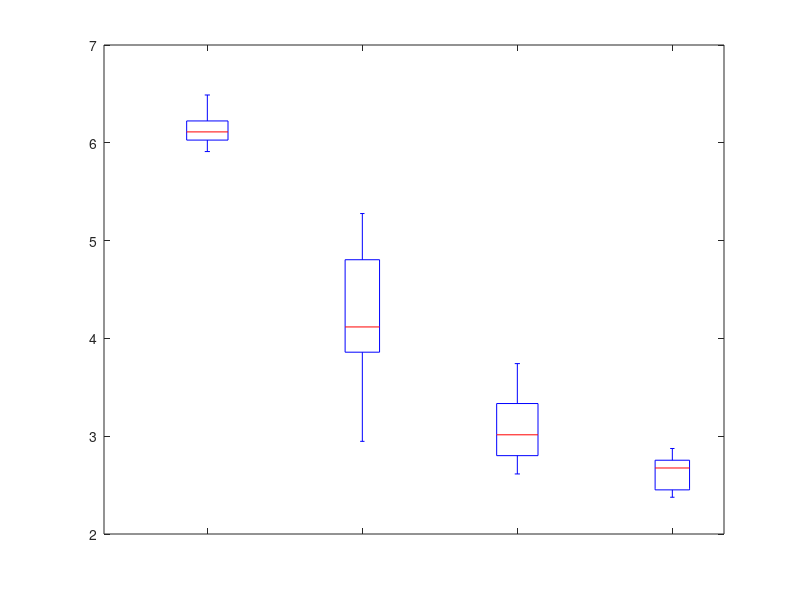

Here is the MATLAB script that generated this plot: (Note: this script raises an error after producing the figure.)
clearvars

%% mechanical measurement data

E_0hr = [481.4255655; 412.2668481; 657.7951082; 422.4702217; 368.86; 512.4];
E_3hr = [61.38749937; 122.0448621; 47.42; 19.057; 195.74];
E_6hr = [42.19193007; 29.25662341; 24.72456171; 13.65399779; 16.79175336; 16.35645779];
E_9hr = [15.71209727; 17.71411142; 11.60334756; 14.51211953; 10.76077209];

all_mech_val = [E_0hr; E_3hr; E_6hr; E_9hr];
all_mech_grp = [zeros(size(E_0hr,1),1); 3.*ones(size(E_3hr,1),1); 6.*ones(size(E_6hr,1),1); ...
    9.*ones(size(E_9hr,1),1)];

figure
boxplot(log(all_mech_val), all_mech_grp);
boxchart(categorical(all_mech_grp), log10(all_mech_val), "BoxFaceColor",'#ff7f00'); % Young's modulus
set(gca,'Fontsize', 14)
title('Youngs modulus')
xlabel('Time to trypsin treatment (hrs)')
ylabel('Log of Youngs Modulus [MPa]')